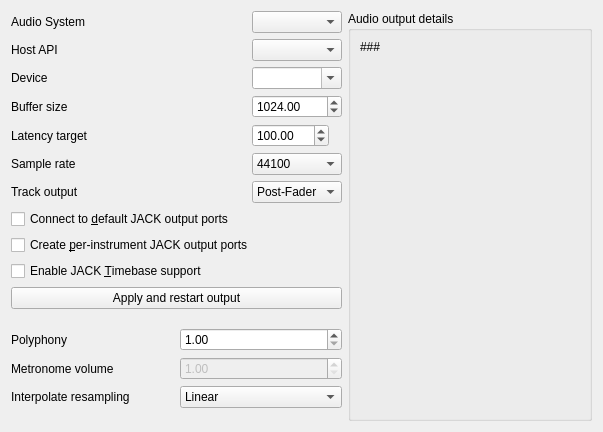
         <widget class="QWidget" name="AudioSystemTab">
          <attribute name="title">
           <string>Audio &amp;System</string>
          </attribute>
          <layout class="QHBoxLayout" name="horizontalLayout_7">
           <item>
            <layout class="QVBoxLayout" name="verticalLayout">
             <item>
              <layout class="QHBoxLayout" name="horizontalLayout"/>
             </item>
             <item>
              <layout class="QGridLayout" columnstretch="1,0">
               <item row="4" column="0">
                <widget class="QLabel" name="portaudioHostAPILabel">
                 <property name="text">
                  <string>Host API</string>
                 </property>
                </widget>
               </item>
               <item row="6" column="1">
                <widget class="LCDSpinBox" name="bufferSizeSpinBox">
                 <property name="minimum">
                  <double>16.000000000000000</double>
                 </property>
                 <property name="maximum">
                  <double>5000.000000000000000</double>
                 </property>
                 <property name="singleStep">
                  <double>100.000000000000000</double>
                 </property>
                 <property name="value">
                  <double>1024.000000000000000</double>
                 </property>
                </widget>
               </item>
               <item row="9" column="0">
                <widget class="QLabel" name="trackOutputLbl">
                 <property name="minimumSize">
                  <size>
                   <width>0</width>
                   <height>22</height>
                  </size>
                 </property>
                 <property name="text">
                  <string>Track output</string>
                 </property>
                </widget>
               </item>
               <item row="4" column="1">
                <widget class="HostAPIComboBox" name="portaudioHostAPIComboBox"/>
               </item>
               <item row="7" column="1">
                <layout class="QHBoxLayout" name="horizontalLayout_11">
                 <item>
                  <widget class="LCDSpinBox" name="latencyTargetSpinBox">
                   <property name="maximum">
                    <double>48000.000000000000000</double>
                   </property>
                   <property name="value">
                    <double>100.000000000000000</double>
                   </property>
                  </widget>
                 </item>
                 <item>
                  <widget class="QLabel" name="latencyValueLabel">
                   <property name="text">
                    <string/>
                   </property>
                  </widget>
                 </item>
                </layout>
               </item>
               <item row="5" column="1">
                <widget class="DeviceComboBox" name="m_pAudioDeviceTxt">
                 <property name="sizePolicy">
                  <sizepolicy hsizetype="Minimum" vsizetype="Fixed">
                   <horstretch>0</horstretch>
                   <verstretch>0</verstretch>
                  </sizepolicy>
                 </property>
                 <property name="editable">
                  <bool>true</bool>
                 </property>
                </widget>
               </item>
               <item row="5" column="0">
                <widget class="QLabel" name="audioDeviceLbl">
                 <property name="text">
                  <string>Device</string>
                 </property>
                </widget>
               </item>
               <item row="3" column="0">
                <widget class="QLabel" name="label_6">
                 <property name="text">
                  <string>Audio System</string>
                 </property>
                </widget>
               </item>
               <item row="9" column="1">
                <widget class="LCDCombo" name="trackOutputComboBox">
                 <property name="currentIndex">
                  <number>0</number>
                 </property>
                 <item>
                  <property name="text">
                   <string>Post-Fader</string>
                  </property>
                 </item>
                 <item>
                  <property name="text">
                   <string>Pre-Fader</string>
                  </property>
                 </item>
                </widget>
               </item>
               <item row="7" column="0">
                <widget class="QLabel" name="latencyTargetLabel">
                 <property name="text">
                  <string>Latency target</string>
                 </property>
                </widget>
               </item>
               <item row="8" column="1">
                <widget class="LCDCombo" name="sampleRateComboBox">
                 <property name="currentIndex">
                  <number>0</number>
                 </property>
                 <item>
                  <property name="text">
                   <string>44100</string>
                  </property>
                 </item>
                 <item>
                  <property name="text">
                   <string>48000</string>
                  </property>
                 </item>
                 <item>
                  <property name="text">
                   <string>88200</string>
                  </property>
                 </item>
                 <item>
                  <property name="text">
                   <string>96000</string>
                  </property>
                 </item>
                </widget>
               </item>
               <item row="6" column="0">
                <widget class="QLabel" name="buffer_sizeLbl">
                 <property name="minimumSize">
                  <size>
                   <width>0</width>
                   <height>22</height>
                  </size>
                 </property>
                 <property name="text">
                  <string>Buffer size</string>
                 </property>
                </widget>
               </item>
               <item row="8" column="0">
                <widget class="QLabel" name="sampleRateLbl">
                 <property name="minimumSize">
                  <size>
                   <width>0</width>
                   <height>22</height>
                  </size>
                 </property>
                 <property name="text">
                  <string>Sample rate</string>
                 </property>
                </widget>
               </item>
               <item row="3" column="1">
                <widget class="LCDCombo" name="driverComboBox"/>
               </item>
              </layout>
             </item>
             <item>
              <layout class="QVBoxLayout">
               <property name="spacing">
                <number>6</number>
               </property>
               <item>
                <widget class="QCheckBox" name="connectDefaultsCheckBox">
                 <property name="text">
                  <string>Connect to &amp;default JACK output ports</string>
                 </property>
                 <property name="shortcut">
                  <string>Alt+D</string>
                 </property>
                </widget>
               </item>
               <item>
                <widget class="QCheckBox" name="trackOutsCheckBox">
                 <property name="text">
                  <string>Create &amp;per-instrument JACK output ports</string>
                 </property>
                 <property name="shortcut">
                  <string>Alt+D</string>
                 </property>
                </widget>
               </item>
               <item>
                <widget class="QCheckBox" name="enableTimebaseCheckBox">
                 <property name="text">
                  <string>Enable JACK &amp;Timebase support</string>
                 </property>
                </widget>
               </item>
              </layout>
             </item>
             <item>
              <widget class="QPushButton" name="restartDriverBtn">
               <property name="text">
                <string>Apply and restart output</string>
               </property>
              </widget>
             </item>
             <item>
              <spacer name="verticalSpacer">
               <property name="orientation">
                <enum>Qt::Vertical</enum>
               </property>
               <property name="sizeHint" stdset="0">
                <size>
                 <width>331</width>
                 <height>13</height>
                </size>
               </property>
              </spacer>
             </item>
             <item>
              <layout class="QGridLayout">
               <item row="0" column="1">
                <widget class="LCDSpinBox" name="maxVoicesTxt">
                 <property name="minimum">
                  <double>1.000000000000000</double>
                 </property>
                 <property name="maximum">
                  <double>512.000000000000000</double>
                 </property>
                </widget>
               </item>
               <item row="1" column="1">
                <widget class="LCDSpinBox" name="metronomeVolumeSpinBox">
                 <property name="enabled">
                  <bool>false</bool>
                 </property>
                 <property name="minimum">
                  <double>1.000000000000000</double>
                 </property>
                 <property name="maximum">
                  <double>100.000000000000000</double>
                 </property>
                </widget>
               </item>
               <item row="1" column="0">
                <widget class="QLabel" name="TextLabel1_4">
                 <property name="minimumSize">
                  <size>
                   <width>0</width>
                   <height>22</height>
                  </size>
                 </property>
                 <property name="text">
                  <string>Metronome volume</string>
                 </property>
                </widget>
               </item>
               <item row="0" column="0">
                <widget class="QLabel" name="textLabel3_3">
                 <property name="text">
                  <string>Polyphony</string>
                 </property>
                </widget>
               </item>
              </layout>
             </item>
             <item>
              <layout class="QHBoxLayout" name="horizontalLayout_31">
               <item>
                <widget class="QLabel" name="resapelingLbl">
                 <property name="text">
                  <string>Interpolate resampling</string>
                 </property>
                </widget>
               </item>
               <item>
                <widget class="LCDCombo" name="resampleComboBox">
                 <item>
                  <property name="text">
                   <string>Linear</string>
                  </property>
                 </item>
                 <item>
                  <property name="text">
                   <string>Cosine</string>
                  </property>
                 </item>
                 <item>
                  <property name="text">
                   <string>Third</string>
                  </property>
                 </item>
                 <item>
                  <property name="text">
                   <string>Cubic</string>
                  </property>
                 </item>
                 <item>
                  <property name="text">
                   <string>Hermite</string>
                  </property>
                 </item>
                </widget>
               </item>
              </layout>
             </item>
             <item>
              <spacer name="verticalSpacer_2">
               <property name="orientation">
                <enum>Qt::Vertical</enum>
               </property>
               <property name="sizeHint" stdset="0">
                <size>
                 <width>331</width>
                 <height>13</height>
                </size>
               </property>
              </spacer>
             </item>
            </layout>
           </item>
           <item>
            <widget class="QGroupBox" name="groupBox">
             <property name="autoFillBackground">
              <bool>false</bool>
             </property>
             <property name="styleSheet">
              <string notr="true"/>
             </property>
             <property name="title">
              <string>Audio output details</string>
             </property>
             <property name="flat">
              <bool>false</bool>
             </property>
             <property name="checkable">
              <bool>false</bool>
             </property>
             <layout class="QVBoxLayout">
              <property name="topMargin">
               <number>9</number>
              </property>
              <property name="bottomMargin">
               <number>2</number>
              </property>
              <item>
               <widget class="QLabel" name="driverInfoLbl">
                <property name="minimumSize">
                 <size>
                  <width>220</width>
                  <height>0</height>
                 </size>
                </property>
                <property name="styleSheet">
                 <string notr="true"/>
                </property>
                <property name="text">
                 <string>###</string>
                </property>
                <property name="alignment">
                 <set>Qt::AlignTop</set>
                </property>
                <property name="wordWrap">
                 <bool>true</bool>
                </property>
               </widget>
              </item>
             </layout>
            </widget>
           </item>
          </layout>
         </widget>
